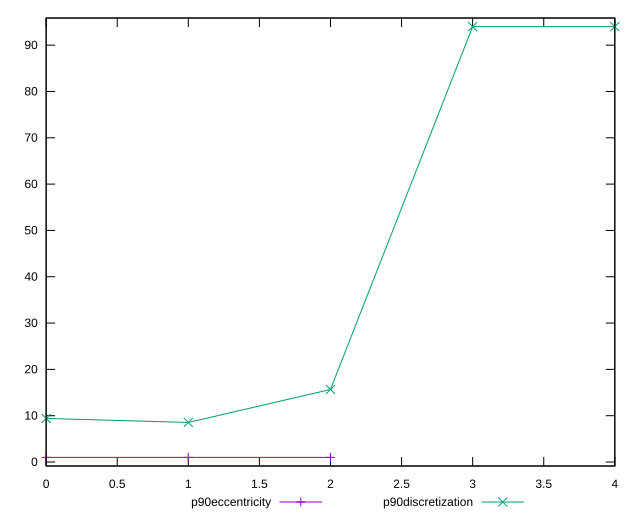

The gnuplot source for this figure:
reset

$p90Eccentricity <<EOF
0 1.000000000000001
1 0.9999999999999987
2 1.0000000000000016
EOF

$p90Discretization <<EOF
0 9.4
1 8.545454545454545
2 15.666666666666666
3 94
4 94
EOF

set key outside below
set xrange [0:4]
set yrange [-0.8600000000000014:95.86]
set trange [-0.8600000000000014:95.86]
set terminal svg size 640, 520 enhanced background rgb 'white'
set output "report_00015_2021-02-09T16-11-33.973Z/offscreen-images/progression/eccentricity.svg"

plot $p90Eccentricity title "p90eccentricity" with linespoints, \
     $p90Discretization title "p90discretization" with linespoints

reset
